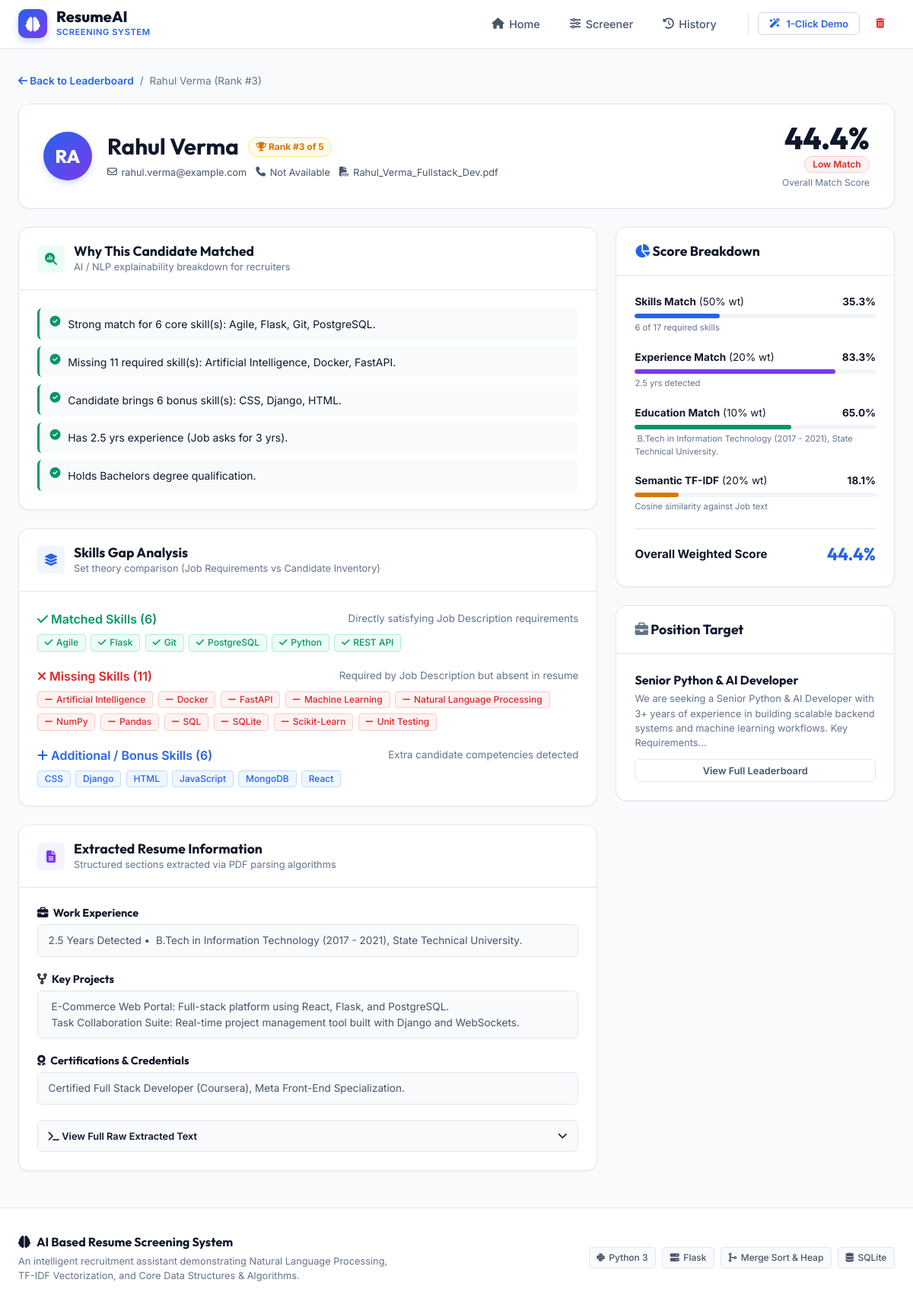
The app's page /candidate/46 with its own data.
### tables this page shows
CREATE TABLE candidates (
            id INTEGER PRIMARY KEY AUTOINCREMENT,
            job_id INTEGER,
            name TEXT NOT NULL,
            email TEXT,
            phone TEXT,
            education TEXT,
            experience_years REAL DEFAULT 0,
            resume_filename TEXT,
            match_score REAL DEFAULT 0,
            skill_score REAL DEFAULT 0,
            exp_score REAL DEFAULT 0,
            edu_score REAL DEFAULT 0,
            tfidf_score REAL DEFAULT 0,
            badge TEXT,
            badge_class TEXT,
            matched_skills TEXT,
            missing_skills TEXT,
            additional_skills TEXT,
            explanations_json TEXT,
            raw_text TEXT,
            projects TEXT,
            certifications TEXT,
            created_at TIMESTAMP DEFAULT CURRENT_TIMESTAMP,
            FOREIGN KEY (job_id) REFERENCES jobs (id) ON DELETE CASCADE
        );

CREATE TABLE jobs (
            id INTEGER PRIMARY KEY AUTOINCREMENT,
            job_title TEXT NOT NULL,
            job_description TEXT NOT NULL,
            required_skills TEXT,
            required_experience REAL DEFAULT 0,
            created_at TIMESTAMP DEFAULT CURRENT_TIMESTAMP
        );

### app.py (the view)
@app.route('/candidate/<int:candidate_id>')
def candidate_detail(candidate_id: int):
    cand = database.get_candidate_by_id(candidate_id)
    if not cand:
        flash("Candidate record not found.", "error")
        return redirect(url_for('dashboard'))
    job = database.get_job(cand["job_id"])
    all_job_cands = database.get_candidates_for_job(cand["job_id"])
    sorted_cands = merge_sort(all_job_cands, key=lambda c: c["match_score"], reverse=True)
    rank = 1
    for idx, c in enumerate(sorted_cands):
        if c["id"] == candidate_id:
            rank = idx + 1
            break
    cand["rank"] = rank
    cand["total_pool"] = len(sorted_cands)
    return render_template('candidate.html', candidate=cand, job=job)

### algorithms.py (called while the page is built)
def merge_sort(arr: List[Any], key: Optional[Callable[[Any], Any]] = None, reverse: bool = False) -> List[Any]:
    if len(arr) <= 1:
        return arr[:]
    mid = len(arr) // 2
    left = merge_sort(arr[:mid], key=key, reverse=reverse)
    right = merge_sort(arr[mid:], key=key, reverse=reverse)
    return _merge(left, right, key, reverse)

def _merge(left: List[Any], right: List[Any], key: Optional[Callable[[Any], Any]], reverse: bool) -> List[Any]:
    merged = []
    i = j = 0
    def get_val(item):
        return key(item) if key else item
    while i < len(left) and j < len(right):
        val_l = get_val(left[i])
        val_r = get_val(right[j])
        if (val_l >= val_r if reverse else val_l <= val_r):
            merged.append(left[i])
            i += 1
        else:
            merged.append(right[j])
            j += 1
    merged.extend(left[i:])
    merged.extend(right[j:])
    return merged

### app.py (called while the page is built)
@app.template_filter('format_exp')
def format_exp_filter(val):
    if val is None:
        return "0"
    try:
        f = float(val)
        return str(int(f)) if f.is_integer() else str(round(f, 1))
    except (ValueError, TypeError):
        return str(val)

### database.py (called while the page is built)
def get_db_connection() -> sqlite3.Connection:
    os.makedirs(DB_DIR, exist_ok=True)
    conn = sqlite3.connect(DB_PATH)
    conn.row_factory = sqlite3.Row
    return conn

def get_job(job_id: int) -> Optional[Dict[str, Any]]:
    conn = get_db_connection()
    cursor = conn.cursor()
    cursor.execute("SELECT * FROM jobs WHERE id = ?", (job_id,))
    row = cursor.fetchone()
    conn.close()
    if not row:
        return None
    res = dict(row)
    res["required_skills"] = json.loads(res["required_skills"]) if res["required_skills"] else []
    return res

def get_candidate_by_id(candidate_id: int) -> Optional[Dict[str, Any]]:
    conn = get_db_connection()
    cursor = conn.cursor()
    cursor.execute("SELECT * FROM candidates WHERE id = ?", (candidate_id,))
    row = cursor.fetchone()
    conn.close()
    if not row:
        return None
    d = dict(row)
    d["matched_skills"] = json.loads(d["matched_skills"]) if d["matched_skills"] else []
    d["missing_skills"] = json.loads(d["missing_skills"]) if d["missing_skills"] else []
    d["additional_skills"] = json.loads(d["additional_skills"]) if d["additional_skills"] else []
    d["explanations"] = json.loads(d["explanations_json"]) if d["explanations_json"] else []
    d["skills"] = d["matched_skills"] + d["additional_skills"]
    return d

### templates/candidate.html (shortened to what this page needs)
{% extends 'base.html' %}
{% block content %}
<div class="breadcrumb-bar">
    <a href="{{ url_for('view_results', job_id=job.id) }}" class="breadcrumb-back">
        <i class="fa-solid fa-arrow-left"></i> Back to Leaderboard
    </a>
    <span class="breadcrumb-separator">/</span>
    <span class="breadcrumb-current">{{ candidate.name }} (Rank #{{ candidate.rank }})</span>
</div>
<div class="card candidate-hero-card">
    <div class="candidate-hero-flex">
        <div class="candidate-hero-left">
            <div class="hero-avatar">
                {{ candidate.name[:2]|upper if candidate.name != 'Not Available' else 'NA' }}
            </div>
            <div>
                <div class="candidate-hero-title-row">
                    <h1 class="candidate-hero-name">{{ candidate.name }}</h1>
                    <span class="rank-pill"><i class="fa-solid fa-trophy"></i> Rank #{{ candidate.rank }} of {{ candidate.total_pool }}</span>
                </div>
                <div class="candidate-contact-chips">
                    <span class="contact-chip"><i class="fa-regular fa-envelope"></i> {{ candidate.email }}</span>
                    <span class="contact-chip"><i class="fa-solid fa-phone"></i> {{ candidate.phone }}</span>
                    <span class="contact-chip"><i class="fa-solid fa-file-pdf"></i> {{ candidate.resume_filename }}</span>
                </div>
            </div>
        </div>
        <div class="candidate-hero-right">
            <div class="hero-score-box">
                <span class="hero-score-val">{{ candidate.match_score }}%</span>
                <span class="badge {{ candidate.badge_class }}">{{ candidate.badge }}</span>
                <span class="hero-score-lbl">Overall Match Score</span>
            </div>
        </div>
    </div>
</div>
<div class="candidate-grid">
    <div class="candidate-main-col">
        <div class="card explainability-card">
            <div class="card-header">
                <div class="card-title-group">
                    <div class="card-icon icon-green"><i class="fa-solid fa-magnifying-glass-chart"></i></div>
                    <div>
                        <h3 class="card-title">Why This Candidate Matched</h3>
                        <p class="card-subtitle">AI / NLP explainability breakdown for recruiters</p>
                    </div>
                </div>
            </div>
            <div class="card-body">
                {% if candidate.explanations %}
                    <ul class="explanation-list">
                        {% for exp in candidate.explanations %}
                            <li class="explanation-item">
                                <i class="fa-solid fa-circle-check text-emerald"></i>
                                <span>{{ exp }}</span>
                            </li>
                        {% endfor %}
                    </ul>
                {% else %}
                    <p class="text-muted">Standard matching criteria applied.</p>
                {% endif %}
            </div>
        </div>
        <div class="card skills-analysis-card">
            <div class="card-header">
                <div class="card-title-group">
                    <div class="card-icon icon-blue"><i class="fa-solid fa-layer-group"></i></div>
                    <div>
                        <h3 class="card-title">Skills Gap Analysis</h3>
                        <p class="card-subtitle">Set theory comparison (Job Requirements vs Candidate Inventory)</p>
                    </div>
                </div>
            </div>
            <div class="card-body">
                <div class="skill-category-group">
                    <div class="category-header">
                        <span class="text-emerald font-semibold"><i class="fa-solid fa-check"></i> Matched Skills ({{ candidate.matched_skills|length }})</span>
                        <small class="text-muted">Directly satisfying Job Description requirements</small>
                    </div>
                    <div class="skill-chips-wrap">
                        {% for s in candidate.matched_skills %}
                            <span class="skill-chip skill-matched"><i class="fa-solid fa-check"></i> {{ s }}</span>
                        {% else %}
                            <span class="text-muted text-sm">No direct required skills matched.</span>
                        {% endfor %}
                    </div>
                </div>
                <div class="skill-category-group">
                    <div class="category-header">
                        <span class="text-danger font-semibold"><i class="fa-solid fa-xmark"></i> Missing Skills ({{ candidate.missing_skills|length }})</span>
                        <small class="text-muted">Required by Job Description but absent in resume</small>
                    </div>
                    <div class="skill-chips-wrap">
                        {% for s in candidate.missing_skills %}
                            <span class="skill-chip skill-missing"><i class="fa-solid fa-minus"></i> {{ s }}</span>
                        {% else %}
                            <span class="text-emerald text-sm font-semibold"><i class="fa-solid fa-circle-check"></i> Candidate meets 100% of required skills!</span>
                        {% endfor %}
                    </div>
                </div>
                <div class="skill-category-group">
                    <div class="category-header">
                        <span class="text-primary font-semibold"><i class="fa-solid fa-plus"></i> Additional / Bonus Skills ({{ candidate.additional_skills|length }})</span>
                        <small class="text-muted">Extra candidate competencies detected</small>
                    </div>
                    <div class="skill-chips-wrap">
                        {% for s in candidate.additional_skills %}
                            <span class="skill-chip skill-bonus">{{ s }}</span>
                        {% else %}
                            <span class="text-muted text-sm">No additional skills detected.</span>
                        {% endfor %}
                    </div>
                </div>
            </div>
        </div>
        <div class="card extracted-details-card">
            <div class="card-header">
                <div class="card-title-group">
                    <div class="card-icon icon-purple"><i class="fa-solid fa-file-lines"></i></div>
                    <div>
                        <h3 class="card-title">Extracted Resume Information</h3>
                        <p class="card-subtitle">Structured sections extracted via PDF parsing algorithms</p>
                    </div>
                </div>
            </div>
            <div class="card-body">
                <div class="extracted-section">
                    <h4><i class="fa-solid fa-briefcase"></i> Work Experience</h4>
                    <p class="extracted-text">{{ candidate.experience_years|format_exp }} Years Detected &bull; {{ candidate.education }}</p>
                </div>
                {% if candidate.projects != 'Not Available' %}
                    <div class="extracted-section">
                        <h4><i class="fa-solid fa-code-fork"></i> Key Projects</h4>
                        <div class="extracted-text whitespace-pre">{{ candidate.projects }}</div>
                    </div>
                {% endif %}
                {% if candidate.certifications != 'Not Available' %}
                    <div class="extracted-section">
                        <h4><i class="fa-solid fa-award"></i> Certifications & Credentials</h4>
                        <div class="extracted-text whitespace-pre">{{ candidate.certifications }}</div>
                    </div>
                {% endif %}
                <details class="raw-text-details">
                    <summary class="raw-text-summary">
                        <span><i class="fa-solid fa-terminal"></i> View Full Raw Extracted Text</span>
                        <i class="fa-solid fa-chevron-down summary-chevron"></i>
                    </summary>
                </details>
            </div>
        </div>
    </div>
    <div class="candidate-side-col">
        <div class="card score-breakdown-card">
            <div class="card-header">
                <h3 class="card-title"><i class="fa-solid fa-chart-pie text-primary"></i> Score Breakdown</h3>
            </div>
            <div class="card-body">
                <div class="score-breakdown-item">
                    <div class="breakdown-label-row">
                        <span><strong>Skills Match</strong> (50% wt)</span>
                        <span class="breakdown-val">{{ candidate.skill_score }}%</span>
                    </div>
                    <div class="progress-bar-container">
                        <div class="progress-bar-fill fill-primary" style="width: {{ candidate.skill_score }}%;"></div>
                    </div>
                    <span class="breakdown-subtext">{{ candidate.matched_skills|length }} of {{ (candidate.matched_skills|length + candidate.missing_skills|length) }} required skills</span>
                </div>
                <div class="score-breakdown-item">
                    <div class="breakdown-label-row">
                        <span><strong>Experience Match</strong> (20% wt)</span>
                        <span class="breakdown-val">{{ candidate.exp_score }}%</span>
                    </div>
                    <div class="progress-bar-container">
                        <div class="progress-bar-fill fill-purple" style="width: {{ candidate.exp_score }}%;"></div>
                    </div>
                    <span class="breakdown-subtext">{{ candidate.experience_years|format_exp }} yrs detected</span>
                </div>
                <div class="score-breakdown-item">
                    <div class="breakdown-label-row">
                        <span><strong>Education Match</strong> (10% wt)</span>
                        <span class="breakdown-val">{{ candidate.edu_score }}%</span>
                    </div>
                    <div class="progress-bar-container">
                        <div class="progress-bar-fill fill-emerald" style="width: {{ candidate.edu_score }}%;"></div>
                    </div>
                    <span class="breakdown-subtext">{{ candidate.education }}</span>
                </div>
                <div class="score-breakdown-item">
                    <div class="breakdown-label-row">
                        <span><strong>Semantic TF-IDF</strong> (20% wt)</span>
                        <span class="breakdown-val">{{ candidate.tfidf_score }}%</span>
                    </div>
                    <div class="progress-bar-container">
                        <div class="progress-bar-fill fill-amber" style="width: {{ candidate.tfidf_score }}%;"></div>
                    </div>
                    <span class="breakdown-subtext">Cosine similarity against Job text</span>
                </div>
                <div class="final-score-summary">
                    <span>Overall Weighted Score</span>
                    <span class="final-score-big">{{ candidate.match_score }}%</span>
                </div>
            </div>
        </div>
        <div class="card job-context-card">
            <div class="card-header">
                <h3 class="card-title"><i class="fa-solid fa-briefcase text-muted"></i> Position Target</h3>
            </div>
            <div class="card-body">
                <h4 class="job-context-title">{{ job.job_title }}</h4>
                <p class="job-context-desc">{{ job.job_description[:160] }}...</p>
                <a href="{{ url_for('view_results', job_id=job.id) }}" class="btn btn-outline-secondary btn-sm btn-block mt-3">
                    View Full Leaderboard
                </a>
            </div>
        </div>
    </div>
</div>
{% endblock %}

### records on screen
candidates: name "Rahul Verma", name "RA", email "rahul.verma@example.com", phone "Not Available", resume_filename "Rahul_Verma_Fullstack_Dev.pdf", match_score "44.4", badge "Low Match", experience_years "2.5", education " B.Tech in Information Technology (2017 - 2021), State Technical University.", projects " E-Commerce Web Portal: Full-stack platform using React, Flask, and PostgreSQL.  Task Collaboration Suite: Real-time project management tool built with Django and WebSockets.", certifications "Certified Full Stack Developer (Coursera), Meta Front-End Specialization.", skill_score "35.3", exp_score "83.3", edu_score "65.0", tfidf_score "18.1"
jobs: job_title "Senior Python & AI Developer", job_description "We are seeking a Senior Python & AI Developer with 3+ years of experience in building scalable backend systems and machine learning workflows. Key Requirements"

### other values on screen
{{ candidate.rank }} "3"
{{ candidate.total_pool }} "5"
{{ exp }} "Strong match for 6 core skill(s): Agile, Flask, Git, PostgreSQL." "Missing 11 required skill(s): Artificial Intelligence, Docker, FastAPI." "Candidate brings 6 bonus skill(s): CSS, Django, HTML." "Has 2.5 yrs experience (Job asks for 3 yrs)." "Holds Bachelors degree qualification."
{{ candidate.matched_skills|length }} "6"
{{ s }} "Agile" "Flask" "Git" "PostgreSQL" "Python" "REST API"
{{ candidate.missing_skills|length }} "11"
{{ s }} "Artificial Intelligence" "Docker" "FastAPI" "Machine Learning" "Natural Language Processing" "NumPy" "Pandas" "SQL" "SQLite" "Scikit-Learn" "Unit Testing"
{{ candidate.additional_skills|length }} "6"
{{ s }} "CSS" "Django" "HTML" "JavaScript" "MongoDB" "React"
{{ (candidate.matched_skills|length + candidate.missing_skills|length) }} "17"
